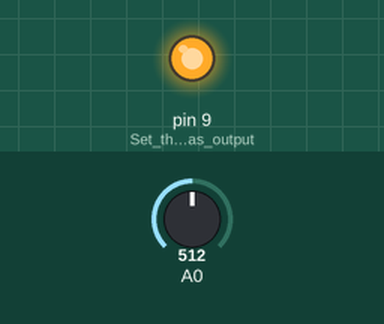
A sketch run on a simulated Arduino Uno, built with avr-gcc and run on an emulated ATmega328P. Parts: output pins drawn as LEDs (lit = HIGH). The test bench sets the inputs (shaded band); at power-on: A0 = 512.

Above: at 1.2 s.
1.3 s: A0 set to 43
2.8 s: A0 set to 35
At 3.8 s:
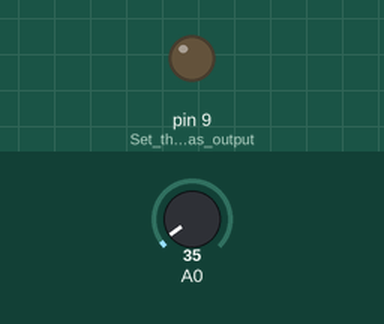
4.3 s: A0 set to 122
At 4.8 s:
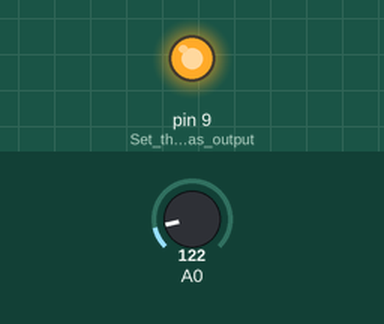
5.8 s: A0 set to 0
At 7.0 s:
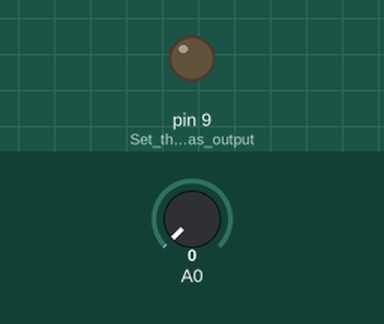
Timing chart, 0 to 8.3 s (numbered marks = the images above; inputs shaded):
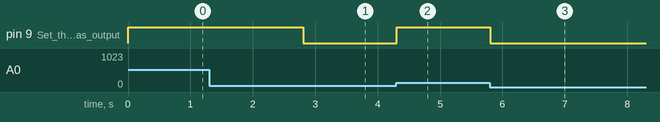

Measured:
- the behaviour switches between 41 and 40 on A0 (found by bisection; images 0 and 1)
- after the input at 2.8 s, pin 9 (Set_the_pin_9_as_output): HIGH → LOW at once
- after the input at 4.3 s, pin 9 (Set_the_pin_9_as_output): LOW → HIGH at once
- after the input at 5.8 s, pin 9 (Set_the_pin_9_as_output): HIGH → LOW at once

The sketch:

TOUCH_SENSOR.ino
```cpp
int readvalue,writevalue;
float readvolt,writevolt;
void setup() {
pinMode(9,OUTPUT);//Set the pin 9 as output.
Serial.begin(9600);//Start the Serial communication.
}

void loop() {
pinMode(A0,OUTPUT);
analogWrite(A0,0);//eliminate the garbage value on the pins.
pinMode(A0,INPUT);
readvalue=analogRead(A0);//read the value from A0.
readvolt=(5./1023.)*readvalue;
writevalue=(255./(1023.*10.))*readvalue;//converting readvalue to writevalue.
writevolt=(5./1023.)*writevalue;
digitalWrite(9,writevalue);//write the value to pin 9.
delay(10);//pause the program for 10ms.


}
```
